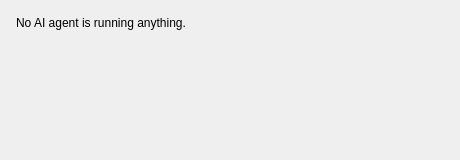
<?xml version="1.0" encoding="UTF-8"?>
<ui version="4.0">
 <class>McpJobsDialog</class>
 <widget class="QWidget" name="McpJobsDialog">
  <property name="geometry">
   <rect>
    <x>0</x>
    <y>0</y>
    <width>460</width>
    <height>160</height>
   </rect>
  </property>
  <layout class="QVBoxLayout" name="verticalLayout">
   <property name="spacing">
    <number>8</number>
   </property>
   <property name="leftMargin">
    <number>16</number>
   </property>
   <property name="topMargin">
    <number>16</number>
   </property>
   <property name="rightMargin">
    <number>16</number>
   </property>
   <property name="bottomMargin">
    <number>16</number>
   </property>
   <item>
    <widget class="QLabel" name="emptyLabel">
     <property name="text">
      <string>No AI agent is running anything.</string>
     </property>
    </widget>
   </item>
   <item>
    <widget class="QWidget" name="jobRows" native="true">
     <layout class="QVBoxLayout" name="jobRowsLayout">
      <property name="spacing">
       <number>8</number>
      </property>
      <property name="leftMargin">
       <number>0</number>
      </property>
      <property name="topMargin">
       <number>0</number>
      </property>
      <property name="rightMargin">
       <number>0</number>
      </property>
      <property name="bottomMargin">
       <number>0</number>
      </property>
     </layout>
    </widget>
   </item>
   <item>
    <spacer name="verticalSpacer">
     <property name="orientation">
      <enum>Qt::Orientation::Vertical</enum>
     </property>
     <property name="sizeHint" stdset="0">
      <size>
       <width>20</width>
       <height>0</height>
      </size>
     </property>
    </spacer>
   </item>
  </layout>
 </widget>
 <resources/>
 <connections/>
</ui>
